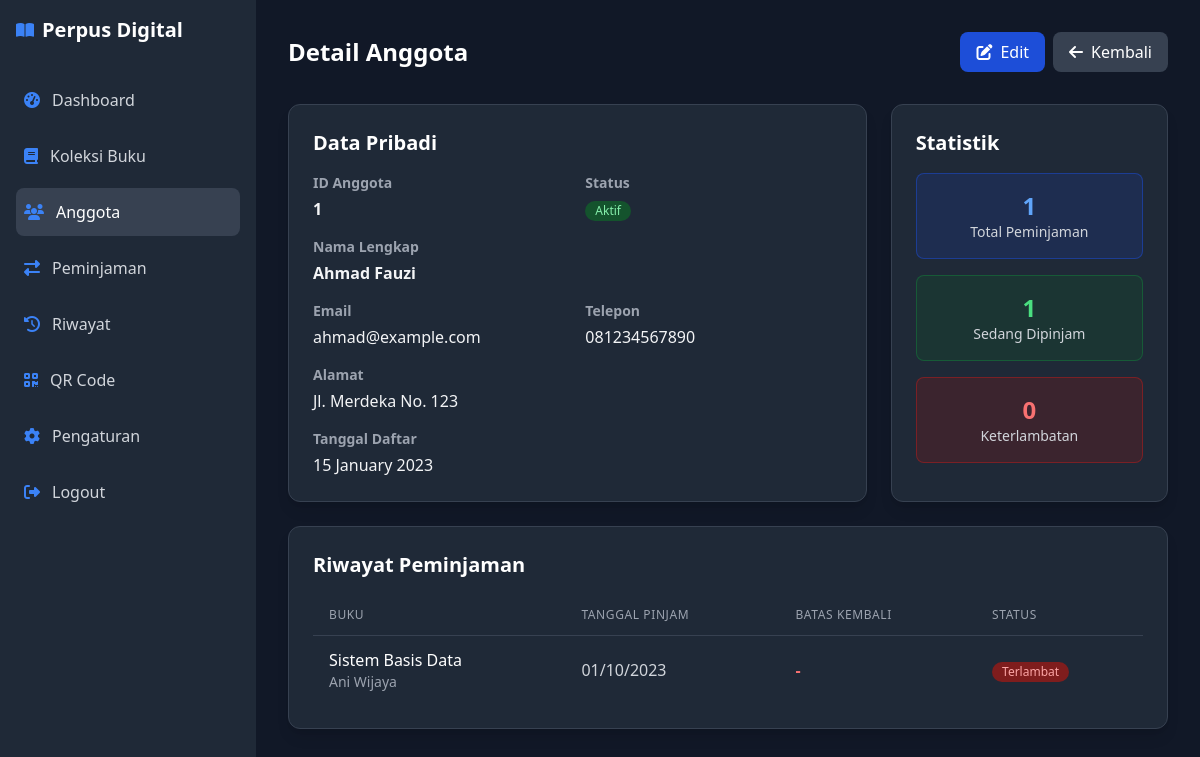
Screenshot of /detail_anggota.php?id=1 (signed in) with the database file from the repository.
### tables this page shows
CREATE TABLE anggota (
    id_anggota INT AUTO_INCREMENT PRIMARY KEY,
    nama VARCHAR(100) NOT NULL,
    email VARCHAR(100) UNIQUE NOT NULL,
    telepon VARCHAR(15),
    alamat TEXT,
    tanggal_daftar DATE,
    status ENUM('Aktif', 'Nonaktif') DEFAULT 'Aktif'
);

CREATE TABLE peminjaman (
    id_peminjaman INT AUTO_INCREMENT PRIMARY KEY,
    id_buku INT,
    id_anggota INT,
    tanggal_pinjam DATE,
    tanggal_kembali DATE,
    status ENUM('Dipinjam', 'Dikembalikan', 'Terlambat') DEFAULT 'Dipinjam',
    FOREIGN KEY (id_buku) REFERENCES buku(id_buku),
    FOREIGN KEY (id_anggota) REFERENCES anggota(id_anggota)
);

CREATE TABLE buku (
    id_buku INT AUTO_INCREMENT PRIMARY KEY,
    judul VARCHAR(200) NOT NULL,
    pengarang VARCHAR(100) NOT NULL,
    id_kategori INT,
    isbn VARCHAR(20),
    tahun_terbit YEAR,
    penerbit VARCHAR(100),
    deskripsi TEXT,
    stok INT DEFAULT 1,
    gambar VARCHAR(255),
    FOREIGN KEY (id_kategori) REFERENCES kategori(id_kategori)
);

### detail_anggota.php (the view, shortened to what this page needs)
<?php
require_once 'config.php';
$id_anggota = $_GET['id'] ?? 0;
$anggota = $pdo->prepare("SELECT * FROM anggota WHERE id_anggota = ?");
$anggota->execute([$id_anggota]);
$data_anggota = $anggota->fetch(PDO::FETCH_ASSOC);
$riwayat_peminjaman = $pdo->prepare("
    SELECT p.*, b.judul, b.pengarang
    FROM peminjaman p
    JOIN buku b ON p.id_buku = b.id_buku
    WHERE p.id_anggota = ?
    ORDER BY p.tanggal_pinjam DESC
");
$riwayat_peminjaman->execute([$id_anggota]);
$riwayat = $riwayat_peminjaman->fetchAll(PDO::FETCH_ASSOC);
$total_peminjaman = count($riwayat);
$sedang_dipinjam = 0;
$terlambat = 0;
foreach ($riwayat as $p) {
    if ($p['status'] == 'Dipinjam') $sedang_dipinjam++;
}
?>
<!DOCTYPE html>
<html lang="id">
<head>
    <script src="https://cdn.tailwindcss.com"></script>
    <link rel="stylesheet" href="https://cdnjs.cloudflare.com/ajax/libs/font-awesome/6.4.0/css/all.min.css">
</head>
<body class="bg-gray-900 text-gray-100">
    <div class="flex">
        <div class="w-64 bg-gray-800 text-gray-100 min-h-screen p-4">
            <?php include 'sidebar.php'; ?>
        </div>
        <div class="flex-1 p-8">
            <div class="flex justify-between items-center mb-8">
                <h1 class="text-2xl font-bold text-white">Detail Anggota</h1>
                <div class="flex space-x-2">
                    <a href="edit_anggota.php?id=<?= $data_anggota['id_anggota'] ?>"
                       class="bg-blue-700 text-white px-4 py-2 rounded-lg hover:bg-blue-600 flex items-center space-x-2 transition-colors">
                        <i class="fas fa-edit"></i>
                        <span>Edit</span>
                    </a>
                    <a href="anggota.php" class="bg-gray-700 text-white px-4 py-2 rounded-lg hover:bg-gray-600 flex items-center space-x-2 transition-colors">
                        <i class="fas fa-arrow-left"></i>
                        <span>Kembali</span>
                    </a>
                </div>
            </div>
            <div class="grid grid-cols-1 lg:grid-cols-3 gap-6 mb-6">
                <div class="bg-gray-800 rounded-xl shadow-lg p-6 lg:col-span-2 border border-gray-700">
                    <h2 class="text-xl font-bold mb-4 text-white">Data Pribadi</h2>
                    <div class="grid grid-cols-1 md:grid-cols-2 gap-4">
                        <div>
                            <label class="block text-gray-400 text-sm font-bold mb-1">ID Anggota</label>
                            <p class="text-gray-100 font-semibold"><?= $data_anggota['id_anggota'] ?></p>
                        </div>
                        <div>
                            <label class="block text-gray-400 text-sm font-bold mb-1">Status</label>
                            <span class="inline-flex items-center px-2.5 py-0.5 rounded-full text-xs font-medium
                                <?= $data_anggota['status'] == 'Aktif' ? 'bg-green-900 text-green-300' : 'bg-red-900 text-red-300' ?>">
                                <?= $data_anggota['status'] ?>
                            </span>
                        </div>
                        <div class="md:col-span-2">
                            <label class="block text-gray-400 text-sm font-bold mb-1">Nama Lengkap</label>
                            <p class="text-gray-100 font-semibold"><?= htmlspecialchars($data_anggota['nama']) ?></p>
                        </div>
                        <div>
                            <label class="block text-gray-400 text-sm font-bold mb-1">Email</label>
                            <p class="text-gray-100"><?= $data_anggota['email'] ?></p>
                        </div>
                        <div>
                            <label class="block text-gray-400 text-sm font-bold mb-1">Telepon</label>
                            <p class="text-gray-100"><?= $data_anggota['telepon'] ?: '-' ?></p>
                        </div>
                        <div class="md:col-span-2">
                            <label class="block text-gray-400 text-sm font-bold mb-1">Alamat</label>
                            <p class="text-gray-100"><?= $data_anggota['alamat'] ? nl2br(htmlspecialchars($data_anggota['alamat'])) : '-' ?></p>
                        </div>
                        <div>
                            <label class="block text-gray-400 text-sm font-bold mb-1">Tanggal Daftar</label>
                            <p class="text-gray-100"><?= date('d F Y', strtotime($data_anggota['tanggal_daftar'])) ?></p>
                        </div>
                    </div>
                </div>
                <div class="bg-gray-800 rounded-xl shadow-lg p-6 border border-gray-700">
                    <h2 class="text-xl font-bold mb-4 text-white">Statistik</h2>
                    <div class="space-y-4">
                        <div class="text-center p-4 bg-blue-900/30 rounded-lg border border-blue-700/50">
                            <div class="text-2xl font-bold text-blue-400"><?= $total_peminjaman ?></div>
                            <div class="text-sm text-gray-300">Total Peminjaman</div>
                        </div>
                        <div class="text-center p-4 bg-green-900/30 rounded-lg border border-green-700/50">
                            <div class="text-2xl font-bold text-green-400"><?= $sedang_dipinjam ?></div>
                            <div class="text-sm text-gray-300">Sedang Dipinjam</div>
                        </div>
                        <div class="text-center p-4 bg-red-900/30 rounded-lg border border-red-700/50">
                            <div class="text-2xl font-bold text-red-400"><?= $terlambat ?></div>
                            <div class="text-sm text-gray-300">Keterlambatan</div>
                        </div>
                    </div>
                </div>
            </div>
            <div class="bg-gray-800 rounded-xl shadow-lg p-6 border border-gray-700">
                <h2 class="text-xl font-bold mb-4 text-white">Riwayat Peminjaman</h2>
                <?php if (empty($riwayat)): ?>
                <div class="text-center py-8 text-gray-400">
                    <i class="fas fa-history text-4xl mb-4"></i>
                    <p>Belum ada riwayat peminjaman</p>
                </div>
                <?php else: ?>
                <div class="overflow-x-auto">
                    <table class="min-w-full divide-y divide-gray-700">
                        <thead>
                            <tr>
                                <th class="px-4 py-3 text-left text-xs font-medium text-gray-400 uppercase tracking-wider">Buku</th>
                                <th class="px-4 py-3 text-left text-xs font-medium text-gray-400 uppercase tracking-wider">Tanggal Pinjam</th>
                                <th class="px-4 py-3 text-left text-xs font-medium text-gray-400 uppercase tracking-wider">Batas Kembali</th>
                                <th class="px-4 py-3 text-left text-xs font-medium text-gray-400 uppercase tracking-wider">Status</th>
                            </tr>
                        </thead>
                        <tbody class="divide-y divide-gray-700">
                            <?php foreach($riwayat as $r):
                                $terlambat = strtotime($r['tanggal_kembali']) < time() && $r['status'] == 'Dipinjam';
                                $status_class = $r['status'] == 'Dikembalikan' ? 'bg-green-900 text-green-300' :
                                              ($terlambat || $r['status'] == 'Terlambat' ? 'bg-red-900 text-red-300' : 'bg-yellow-900 text-yellow-300');
                            ?>
                            <tr class="hover:bg-gray-750 transition-colors">
                                <td class="px-4 py-3">
                                    <div class="font-medium text-white"><?= htmlspecialchars($r['judul']) ?></div>
                                    <div class="text-sm text-gray-400"><?= $r['pengarang'] ?></div>
                                </td>
                                <td class="px-4 py-3 text-gray-300"><?= date('d/m/Y', strtotime($r['tanggal_pinjam'])) ?></td>
                                <td class="px-4 py-3 <?= $terlambat ? 'text-red-400 font-bold' : 'text-gray-300' ?>">
                                    <?= $r['tanggal_kembali'] ? date('d/m/Y', strtotime($r['tanggal_kembali'])) : '-' ?>
                                </td>
                                <td class="px-4 py-3">
                                    <span class="inline-flex items-center px-2.5 py-0.5 rounded-full text-xs font-medium <?= $status_class ?>">
                                        <?= $terlambat ? 'Terlambat' : $r['status'] ?>
                                    </span>
                                </td>
                            </tr>
                            <?php endforeach; ?>
                        </tbody>
                    </table>
                </div>
                <?php endif; ?>
            </div>
        </div>
    </div>
</body>
</html>

### sidebar.php (shortened to what this page needs)
<div class="flex items-center space-x-2 mb-8 text-white">
    <i class="fa-solid fa-book-open text-blue-500 animate-pulse"></i>
    <h1 class="text-xl font-bold">Perpus Digital</h1>
</div>
<nav>
    <?php
    $current_page = basename($_SERVER['PHP_SELF']);
    ?>
    <a href="index.php"
       class="flex items-center space-x-3 py-3 px-2
       <?= $current_page == 'index.php' ? 'bg-gray-700 text-white' : 'hover:bg-gray-800 text-gray-300' ?>
       rounded-lg mb-2 transition-all duration-300 ease-in-out group">
        <i class="fas fa-tachometer-alt text-blue-500 group-hover:scale-110 group-hover:rotate-12 transition-transform duration-300"></i>
        <span>Dashboard</span>
    </a>
    <a href="koleksi_buku.php"
       class="flex items-center space-x-3 py-3 px-2
       <?= in_array($current_page, ['koleksi_buku.php','tambah_buku.php','edit_buku.php','detail_buku.php']) ? 'bg-gray-700 text-white' : 'hover:bg-gray-800 text-gray-300' ?>
       rounded-lg mb-2 transition-all duration-300 ease-in-out group">
        <i class="fas fa-book text-blue-500 group-hover:scale-110 group-hover:rotate-6 transition-transform duration-300"></i>
        <span>Koleksi Buku</span>
    </a>
    <a href="anggota.php"
       class="flex items-center space-x-3 py-3 px-2
       <?= in_array($current_page, ['anggota.php','edit_anggota.php','detail_anggota.php']) ? 'bg-gray-700 text-white' : 'hover:bg-gray-800 text-gray-300' ?>
       rounded-lg mb-2 transition-all duration-300 ease-in-out group">
        <i class="fas fa-users text-blue-500 group-hover:scale-110 group-hover:-rotate-6 transition-transform duration-300"></i>
        <span>Anggota</span>
    </a>
    <a href="peminjaman.php"
       class="flex items-center space-x-3 py-3 px-2
       <?= $current_page == 'peminjaman.php' ? 'bg-gray-700 text-white' : 'hover:bg-gray-800 text-gray-300' ?>
       rounded-lg mb-2 transition-all duration-300 ease-in-out group">
        <i class="fas fa-exchange-alt text-blue-500 group-hover:scale-125 transition-transform duration-300"></i>
        <span>Peminjaman</span>
    </a>
    <a href="riwayat.php"
       class="flex items-center space-x-3 py-3 px-2
       <?= $current_page == 'riwayat.php' ? 'bg-gray-700 text-white' : 'hover:bg-gray-800 text-gray-300' ?>
       rounded-lg mb-2 transition-all duration-300 ease-in-out group">
        <i class="fas fa-history text-blue-500 group-hover:rotate-180 transition-transform duration-500"></i>
        <span>Riwayat</span>
    </a>
    <a href="qrcode.php"
       class="flex items-center space-x-3 py-3 px-2
       <?= $current_page == 'qrcode.php' ? 'bg-gray-700 text-white' : 'hover:bg-gray-800 text-gray-300' ?>
       rounded-lg mb-2 transition-all duration-300 ease-in-out group">
        <i class="fas fa-qrcode text-blue-500 group-hover:scale-110 transition-transform duration-300"></i>
        <span>QR Code</span>
    </a>
    <a href="pengaturan.php"
       class="flex items-center space-x-3 py-3 px-2
       <?= $current_page == 'pengaturan.php' ? 'bg-gray-700 text-white' : 'hover:bg-gray-800 text-gray-300' ?>
       rounded-lg mb-2 transition-all duration-300 ease-in-out group">
        <i class="fas fa-cog text-blue-500 group-hover:spin transition-transform duration-500"></i>
        <span>Pengaturan</span>
    </a>
    <a href="logout.php"
       class="flex items-center space-x-3 py-3 px-2
       hover:bg-red-600 text-gray-300 hover:text-white
       rounded-lg mb-2 transition-all duration-300 ease-in-out group">
        <i class="fas fa-sign-out-alt text-blue-500 group-hover:scale-110 group-hover:-rotate-12 transition-transform duration-300"></i>
        <span>Logout</span>
    </a>
</nav>

### rows the page displays
anggota: id_anggota "1", status "Aktif", nama "Ahmad Fauzi", email "ahmad@example.com", telepon "081234567890", alamat "Jl. Merdeka No. 123", tanggal_daftar "15 January 2023"
peminjaman: id_buku.judul "Sistem Basis Data", id_buku.pengarang "Ani Wijaya", tanggal_pinjam "01/10/2023", status "Terlambat"

### other values shown
$total_peminjaman "1"
$sedang_dipinjam "1"
$terlambat "0"
